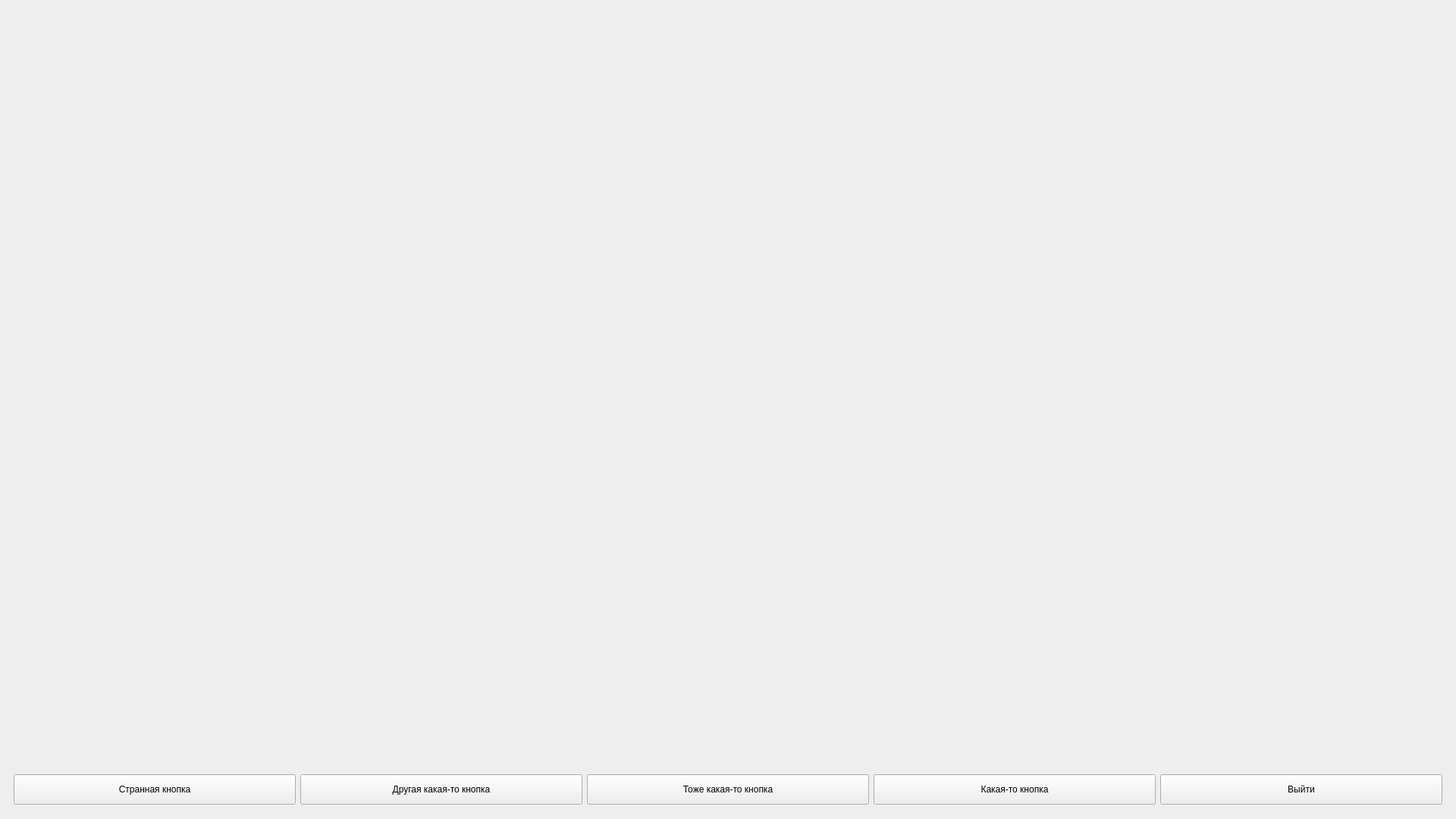
<?xml version="1.0" encoding="UTF-8"?>
<ui version="4.0">
 <class>MainWindow</class>
 <widget class="QMainWindow" name="MainWindow">
  <property name="geometry">
   <rect>
    <x>0</x>
    <y>0</y>
    <width>1920</width>
    <height>1080</height>
   </rect>
  </property>
  <property name="windowTitle">
   <string>Инцидентор</string>
  </property>
  <widget class="QWidget" name="centralwidget">
   <layout class="QVBoxLayout" name="verticalLayout_4">
    <item>
     <widget class="QStackedWidget" name="stackedWidget">
      <widget class="QWidget" name="page"/>
      <widget class="QWidget" name="page_2"/>
     </widget>
    </item>
    <item>
     <widget class="QWidget" name="widget" native="true">
      <property name="minimumSize">
       <size>
        <width>0</width>
        <height>60</height>
       </size>
      </property>
      <layout class="QHBoxLayout" name="horizontalLayout">
       <item>
        <widget class="QPushButton" name="pushButton_2">
         <property name="minimumSize">
          <size>
           <width>0</width>
           <height>40</height>
          </size>
         </property>
         <property name="text">
          <string>Странная кнопка</string>
         </property>
        </widget>
       </item>
       <item>
        <widget class="QPushButton" name="pushButton_5">
         <property name="minimumSize">
          <size>
           <width>0</width>
           <height>40</height>
          </size>
         </property>
         <property name="text">
          <string>Другая какая-то кнопка</string>
         </property>
        </widget>
       </item>
       <item>
        <widget class="QPushButton" name="pushButton">
         <property name="minimumSize">
          <size>
           <width>0</width>
           <height>40</height>
          </size>
         </property>
         <property name="text">
          <string>Тоже какая-то кнопка</string>
         </property>
        </widget>
       </item>
       <item>
        <widget class="QPushButton" name="pushButton_3">
         <property name="minimumSize">
          <size>
           <width>0</width>
           <height>40</height>
          </size>
         </property>
         <property name="text">
          <string>Какая-то кнопка</string>
         </property>
        </widget>
       </item>
       <item>
        <widget class="QPushButton" name="pushButton_4">
         <property name="minimumSize">
          <size>
           <width>0</width>
           <height>40</height>
          </size>
         </property>
         <property name="text">
          <string>Выйти</string>
         </property>
        </widget>
       </item>
      </layout>
     </widget>
    </item>
   </layout>
  </widget>
  <widget class="QMenuBar" name="menubar">
   <property name="geometry">
    <rect>
     <x>0</x>
     <y>0</y>
     <width>1920</width>
     <height>20</height>
    </rect>
   </property>
  </widget>
 </widget>
 <resources/>
 <connections/>
</ui>
